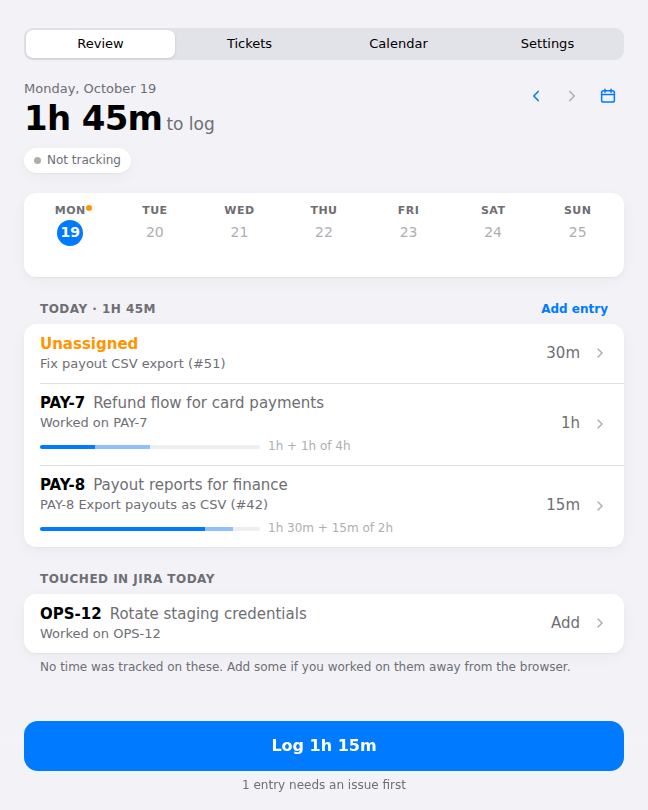
#> input picture docs/guide/img/review.png, 648 x 810 px, found by its file name
$ python crop_screenshots.py ../img/review.png ../img/review-open.png
#> lines starting #> are read from the running program, lines starting #| are printed output that depends on the picture
#> in main, im is the input picture: PIL image 648x810 RGB; mean R, G, B 228.6, 235.7, 246.1
"""Turn the raw screenshots from `npm run e2e -- <dir>` into the images the guide uses.

Usage: python docs/guide/tools/crop_screenshots.py <raw-dir> <out-dir>

Each image is cropped one of three ways:
- "collapse": full-page review shots, with the tall empty band above the
  sticky Log button squeezed down and the side margins trimmed;
- "trim": cut to the content's bounding box (optionally from a given top);
- "copy": popup-sized shots, kept as they are.
"""

import sys
from pathlib import Path

from PIL import Image, ImageChops

# image name -> (mode, option)
IMAGES = {
    "review.png": ("collapse", None),
    "review-open.png": ("collapse", None),
    "review-ai.png": ("collapse", None),
    "review-summary.png": ("collapse", None),
    "review-summary-ai.png": ("collapse", None),
    "review-question.png": ("collapse", None),
    "review-other-day.png": ("collapse", None),
    "review-week.png": ("collapse", None),
    "settings.png": ("trim", 0),
    "calendar-date.png": ("trim", 0),
    "tickets.png": ("trim", 0),
    "tickets-collapsed.png": ("trim", 0),
    # Only the day list, not the month grid above it.
    "calendar-move.png": ("trim", 525),
    "popup.png": ("copy", None),
    "popup-dark.png": ("copy", None),
    "popup-tickets.png": ("copy", None),
    "popup-calendar.png": ("copy", None),
}

MAX_BLANK_ROWS = 36
SIDE_TRIM = 56
PAD = 24


def background(im: Image.Image) -> tuple:
    return im.getpixel((5, im.height - 5))


def collapse(im: Image.Image) -> Image.Image:
    width, height = im.size
#> width = 648; height = 810
    bg = background(im)
#> bg = (242, 242, 247)
    px = im.load()
    keep, run = [], 0
    for y in range(height):
        blank = all(px[x, y] == bg for x in range(0, width, 2))
        run = run + 1 if blank else 0
        if run <= MAX_BLANK_ROWS:
            keep.append(y)
#> this loop made 810 passes
#> (blank, run) on passes 1 to 3: (True, 1), (True, 2), (True, 3)
#> after the loop, keep = 810 values from 0 to 809
    out = Image.new("RGB", (width, len(keep)))
#> out: PIL image 648x810 RGB; every value is 0
    for i, y in enumerate(keep):
        out.paste(im.crop((0, y, width, y + 1)), (0, i))
    return out.crop((SIDE_TRIM, 0, width - SIDE_TRIM, out.height))
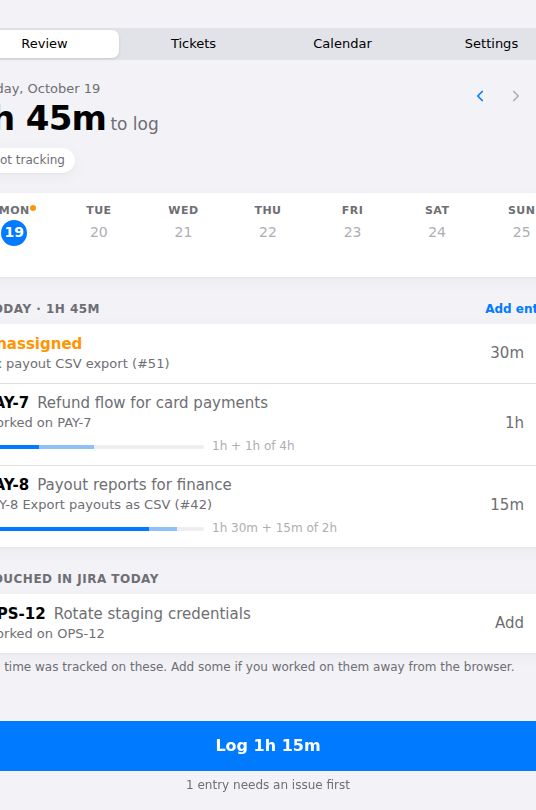
#> returned value: PIL image 536x810 RGB; mean R, G, B 227.6, 235.3, 246.1


def trim(im: Image.Image, top: int) -> Image.Image:
    bbox = ImageChops.difference(im, Image.new("RGB", im.size, background(im))).getbbox()
    if not bbox:
        return im
    left, upper, right, lower = bbox
    return im.crop((max(0, left - PAD), max(top, upper - PAD), min(im.width, right + PAD), min(im.height, lower + PAD)))


def main(raw_dir: Path, out_dir: Path) -> int:
    out_dir.mkdir(parents=True, exist_ok=True)
    missing = []
    for name, (mode, option) in IMAGES.items():
        src = raw_dir / name
        if not src.exists():
            missing.append(name)
            continue
        im = Image.open(src).convert("RGB")
        if mode == "collapse":
            im = collapse(im)
        elif mode == "trim":
            im = trim(im, option)
        im.save(out_dir / name, optimize=True)
        print(f"{name}: {im.width}x{im.height}")
#| review.png: 536x810
#> pass 2 of the loop in main, `for name, (mode, option) in IMAGES.items():`:
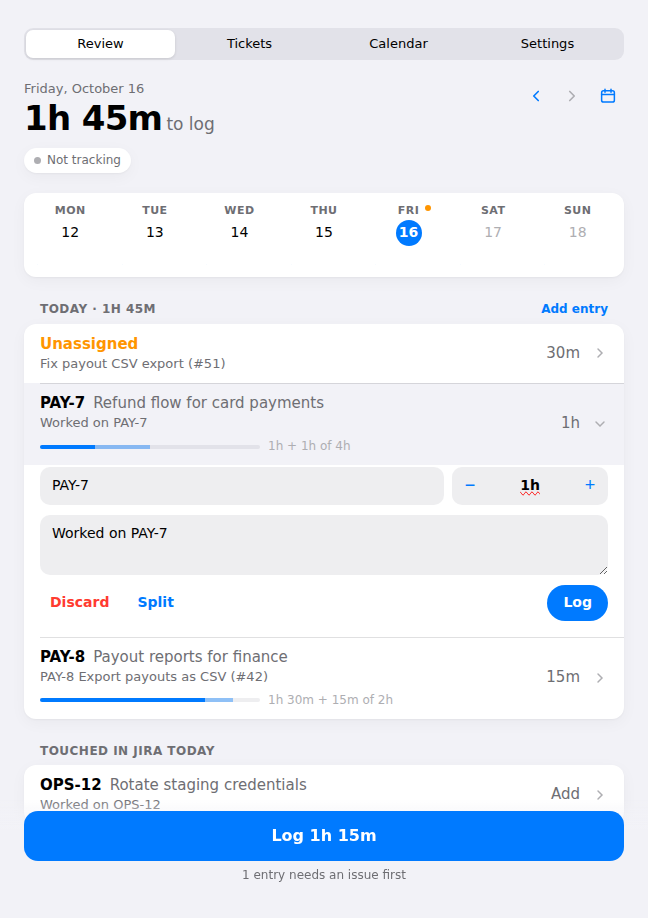
#> input picture docs/guide/img/review-open.png, 648 x 918 px, found by its file name
#> in main, im is the input picture: PIL image 648x918 RGB; mean R, G, B 228.8, 235.4, 245.4
#> the loop in collapse (call 2), `for y in range(height):` made 918 passes
#> after the loop in collapse (call 2), `for y in range(height):`: keep = 918 values from 0 to 917
#> out: PIL image 648x918 RGB; every value is 0
#> in collapse (call 2), `return out.crop((SIDE_TRIM, 0, width - SIDE_TRIM, out.height))`:
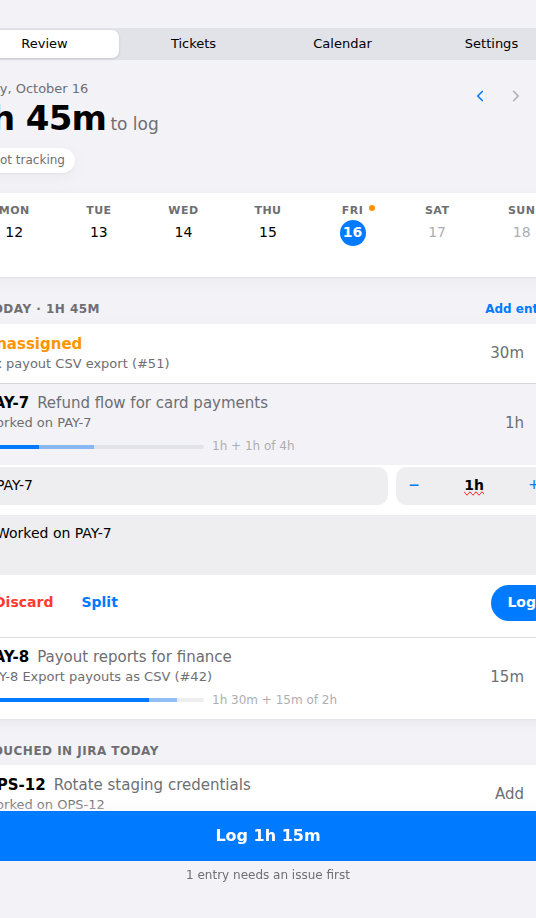
#> returned value: PIL image 536x918 RGB; mean R, G, B 227.9, 235, 245.3
#| review-open.png: 536x918
#> pass 3 of the loop in main, `for name, (mode, option) in IMAGES.items():`:
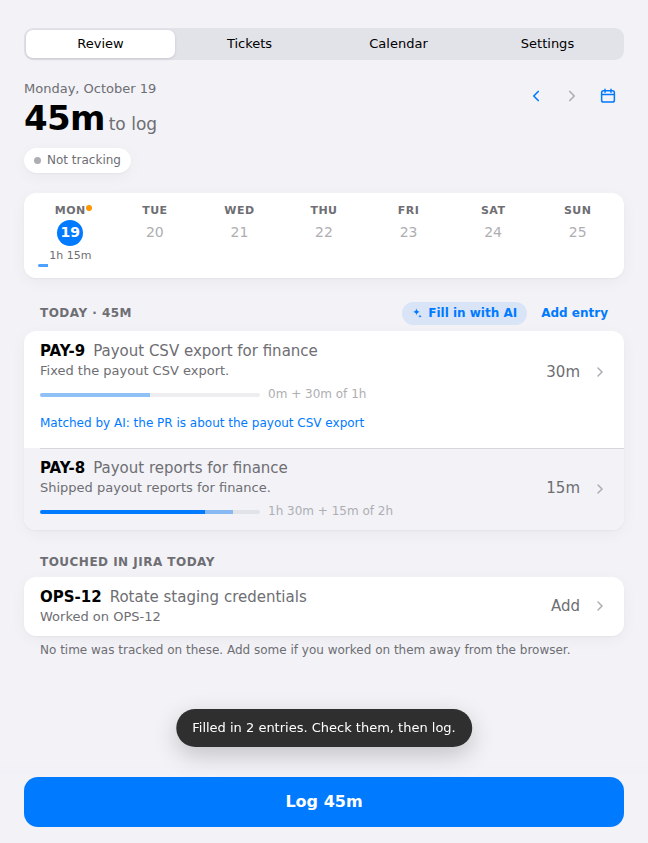
#> input picture docs/guide/img/review-ai.png, 648 x 843 px, found by its file name
#> in main, im is the input picture: PIL image 648x843 RGB; mean R, G, B 223.5, 230.7, 241.9
#> the loop in collapse (call 3), `for y in range(height):` made 843 passes
#> after the loop in collapse (call 3), `for y in range(height):`: keep = 843 values from 0 to 842
#> out: PIL image 648x843 RGB; every value is 0
#> in collapse (call 3), `return out.crop((SIDE_TRIM, 0, width - SIDE_TRIM, out.height))`:
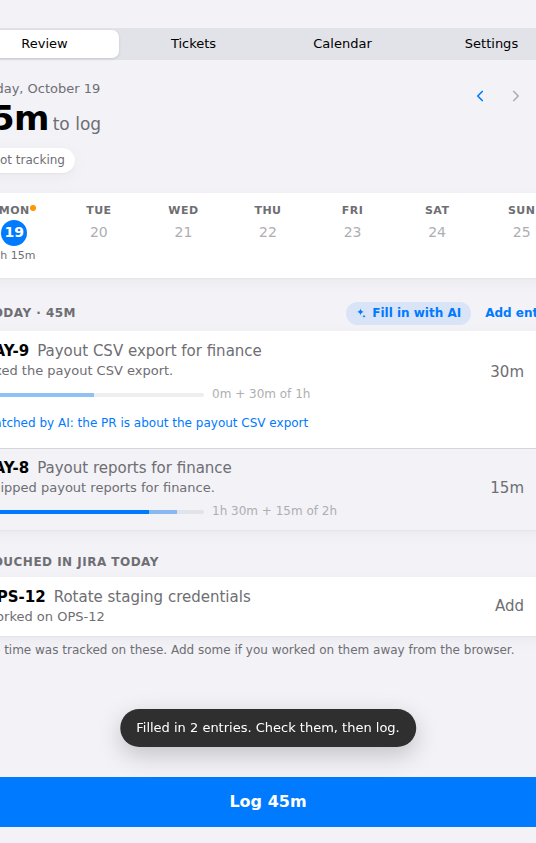
#> returned value: PIL image 536x843 RGB; mean R, G, B 221.5, 229.4, 241.1
#| review-ai.png: 536x843
#> the loop made 17 passes; the first 3 are shown
    if missing:
        print("missing from the e2e run (left unchanged):", ", ".join(missing), file=sys.stderr)
    return 0


if __name__ == "__main__":
    if len(sys.argv) != 3:
        sys.exit(__doc__)
    sys.exit(main(Path(sys.argv[1]), Path(sys.argv[2])))
#> (the program exits here)
